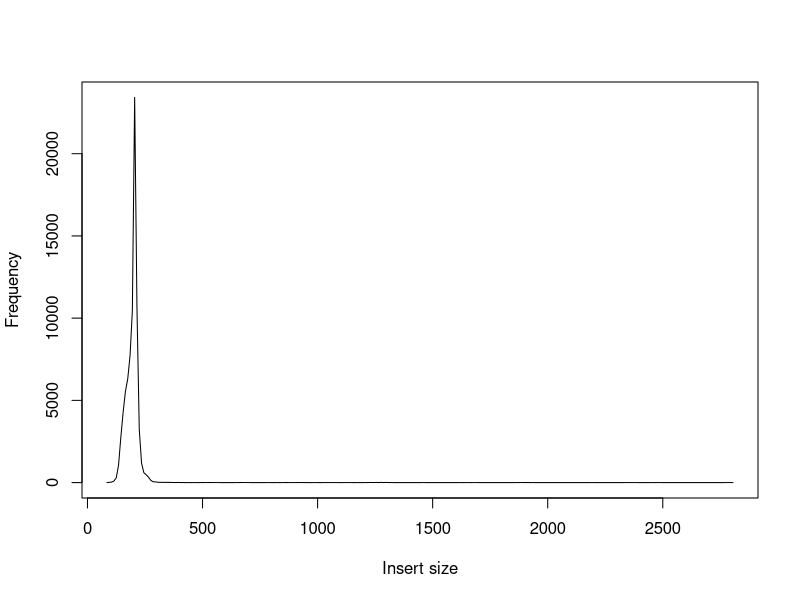

Generate this figure with R:
x = c(85,95,105,115,125,135,145,155,165,175,185,195,205,215,225,235,245,255,265,275,285,295,305,315,325,335,345,355,365,375,385,395,405,415,420,435,445,465,470,485,495,505,515,535,545,555,565,575,580,595,610,625,645,655,665,675,685,695,705,710,725,740,755,770,785,795,810,825,835,845,855,865,875,885,895,915,925,935,945,950,965,985,995,1000,1015,1025,1035,1045,1055,1065,1075,1085,1100,1115,1125,1135,1145,1155,1175,1180,1195,1205,1215,1225,1235,1245,1255,1265,1275,1285,1295,1305,1315,1325,1340,1355,1370,1385,1400,1415,1430,1445,1465,1470,1485,1500,1515,1530,1545,1560,1575,1590,1605,1625,1630,1645,1655,1665,1675,1695,1700,1715,1730,1745,1760,1775,1790,1805,1820,1835,1850,1865,1875,1885,1895,1905,1915,1925,1935,1950,1965,1980,1995,2010,2025,2040,2055,2070,2085,2100,2115,2130,2145,2160,2175,2195,2200,2215,2230,2245,2260,2275,2290,2305,2320,2335,2345,2355,2365,2375,2385,2395,2410,2425,2440,2455,2465,2475,2485,2500,2515,2530,2545,2560,2575,2590,2605,2620,2635,2650,2665,2680,2695,2710,2725,2740,2755,2775,2785,2795,2805)
y = c(2,13,31,94,292,1059,2760,4285,5550,6312,7726,10428,23423,10658,3263,1180,600,477,335,138,53,43,25,11,17,13,11,13,8,5,4,7,4,2,0,1,0,1,0,0,3,3,1,4,2,2,2,1,0,0,0,0,1,1,7,1,2,2,1,0,0,0,0,0,2,0,0,1,0,1,2,5,1,1,1,3,2,3,3,0,0,1,1,0,0,1,1,1,1,2,2,1,0,1,1,2,1,0,1,0,0,1,3,5,7,3,10,2,13,2,8,5,3,1,0,0,0,0,0,0,0,0,2,0,0,0,0,0,0,0,0,0,0,1,0,1,1,0,1,1,0,0,0,0,0,0,0,0,0,0,0,1,3,1,4,2,4,0,1,0,0,0,0,0,0,0,0,0,0,0,0,0,0,0,0,1,0,0,0,0,0,0,0,0,0,1,1,1,2,1,2,0,0,0,0,1,0,1,2,0,0,0,0,0,0,0,0,0,0,0,0,0,0,0,0,0,0,1,1,1,1)
pdf("00.Sample/insert.in.pdf")
plot(x, y, xlab="Insert size", ylab="Frequency", type="l")
dev.off()
